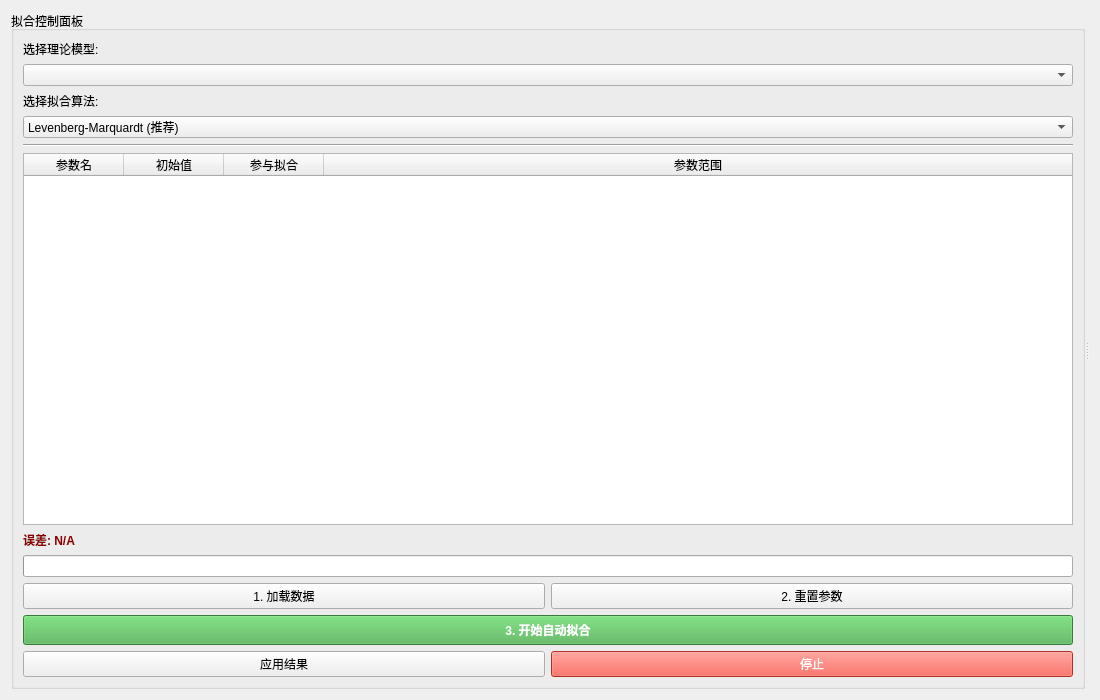
<?xml version="1.0" encoding="UTF-8"?>
<ui version="4.0">
 <class>FittingWidget</class>
 <widget class="QWidget" name="FittingWidget">
  <property name="geometry">
   <rect>
    <x>0</x>
    <y>0</y>
    <width>1100</width>
    <height>700</height>
   </rect>
  </property>
  <property name="windowTitle">
   <string>自动拟合分析</string>
  </property>
  <layout class="QHBoxLayout" name="horizontalLayout">
   <item>
    <widget class="QSplitter" name="splitter">
     <property name="orientation">
      <enum>Qt::Horizontal</enum>
     </property>
     <widget class="QGroupBox" name="groupBox_Control">
      <property name="title">
       <string>拟合控制面板</string>
      </property>
      <layout class="QVBoxLayout" name="verticalLayout">
       <item>
        <widget class="QLabel" name="label_Model">
         <property name="text">
          <string>选择理论模型:</string>
         </property>
        </widget>
       </item>
       <item>
        <widget class="QComboBox" name="comboModelSelect">
         <property name="toolTip">
          <string>选择要拟合的试井解释模型</string>
         </property>
        </widget>
       </item>
       <item>
        <widget class="QLabel" name="label_Algorithm">
         <property name="text">
          <string>选择拟合算法:</string>
         </property>
        </widget>
       </item>
       <item>
        <widget class="QComboBox" name="comboAlgorithm">
         <property name="toolTip">
          <string>选择用于优化的数值算法</string>
         </property>
         <item>
          <property name="text">
           <string>Levenberg-Marquardt (推荐)</string>
          </property>
         </item>
         <item>
          <property name="text">
           <string>Nelder-Mead (单纯形法)</string>
          </property>
         </item>
        </widget>
       </item>
       <item>
        <widget class="Line" name="line">
         <property name="orientation">
          <enum>Qt::Horizontal</enum>
         </property>
        </widget>
       </item>
       <item>
        <widget class="QTableWidget" name="tableParams">
         <property name="columnCount">
          <number>4</number>
         </property>
         <attribute name="horizontalHeaderStretchLastSection">
          <bool>true</bool>
         </attribute>
         <column>
          <property name="text">
           <string>参数名</string>
          </property>
         </column>
         <column>
          <property name="text">
           <string>初始值</string>
          </property>
         </column>
         <column>
          <property name="text">
           <string>参与拟合</string>
          </property>
         </column>
         <column>
          <property name="text">
           <string>参数范围</string>
          </property>
         </column>
        </widget>
       </item>
       <item>
        <layout class="QHBoxLayout" name="horizontalLayout_Status">
         <item>
          <widget class="QLabel" name="label_Error">
           <property name="text">
            <string>误差: N/A</string>
           </property>
           <property name="styleSheet">
            <string notr="true">font-weight: bold; color: darkred;</string>
           </property>
          </widget>
         </item>
        </layout>
       </item>
       <item>
        <widget class="QProgressBar" name="progressBar">
         <property name="value">
          <number>0</number>
         </property>
         <property name="textVisible">
          <bool>false</bool>
         </property>
        </widget>
       </item>
       <item>
        <layout class="QGridLayout" name="gridLayout_Btns">
         <item row="0" column="0">
          <widget class="QPushButton" name="btnLoadData">
           <property name="text">
            <string>1. 加载数据</string>
           </property>
          </widget>
         </item>
         <item row="0" column="1">
          <widget class="QPushButton" name="btnResetParams">
           <property name="text">
            <string>2. 重置参数</string>
           </property>
          </widget>
         </item>
         <item row="1" column="0" colspan="2">
          <widget class="QPushButton" name="btnRunFit">
           <property name="text">
            <string>3. 开始自动拟合</string>
           </property>
           <property name="styleSheet">
            <string notr="true">background-color: #4CAF50; color: white; font-weight: bold; padding: 5px;</string>
           </property>
          </widget>
         </item>
         <item row="2" column="0">
          <widget class="QPushButton" name="btnUpdateModel">
           <property name="text">
            <string>应用结果</string>
           </property>
          </widget>
         </item>
         <item row="2" column="1">
          <widget class="QPushButton" name="btnStop">
           <property name="text">
            <string>停止</string>
           </property>
           <property name="styleSheet">
            <string notr="true">background-color: #F44336; color: white;</string>
           </property>
          </widget>
         </item>
        </layout>
       </item>
      </layout>
     </widget>
     <widget class="QWidget" name="plotContainer" native="true">
      <layout class="QVBoxLayout" name="verticalLayout_Plot">
       <property name="leftMargin">
        <number>0</number>
       </property>
       <property name="topMargin">
        <number>0</number>
       </property>
       <property name="rightMargin">
        <number>0</number>
       </property>
       <property name="bottomMargin">
        <number>0</number>
       </property>
      </layout>
     </widget>
    </widget>
   </item>
  </layout>
 </widget>
 <resources/>
 <connections/>
</ui>
